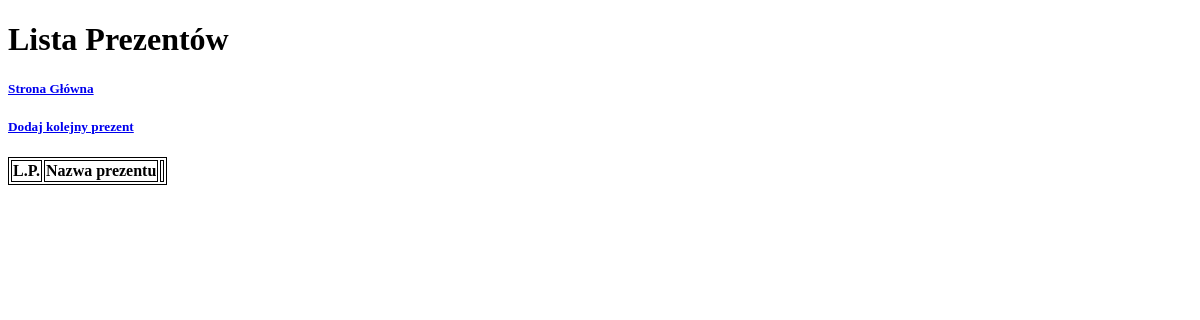
Before: /giftslist/ (signed in) with the older database file.
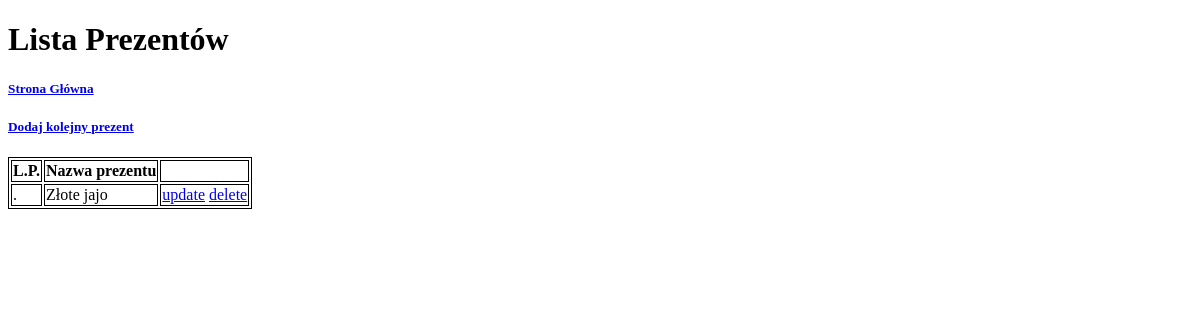
After: the same page with the newer database file.
### love/models.py (models this page shows, shortened)
class Gifts(models.Model):
    name = models.CharField(max_length=100)

### love/views.py (the view)
class GiftsListView(ListView):
    model = Gifts
    template_name = 'gifts_list.html'

### love/templates/gifts_list.html (shortened to what this page needs)
{% extends "base.html"%}
{% block content %}
<h1>Lista Prezentów</h1>
<h5><a href={% url "homepage" %}>Strona Główna</a> </h5>
{% if user.is_superuser %}
<h5><a href={% url "gifts-add" %}>Dodaj kolejny prezent</a></h5>
{% endif %}
    <table>
    <tr>
        <td><b>L.P.</b></td>
        <td><b>Nazwa prezentu</b></td>
        <td><b></b></td>
    </tr>
    {% for gift in gifts_list %}
        <tr>
            <td>{{ page_obj.start_index|add:forloop.counter0 }}.</td>
            <td>{{ gift.name }}</td>
            <td>
                {% if user.is_superuser %}
                <a href={% url "gifts-update" gift.id %}>update</a>
                <a href={% url "gifts-delete" gift.id %}>delete</a>
                {% endif %}
            </td>
        </tr>
    {% endfor %}
    </table>
{% endblock %}

Changed rows visible on the page:
added Gifts: name "Złote jajo"
